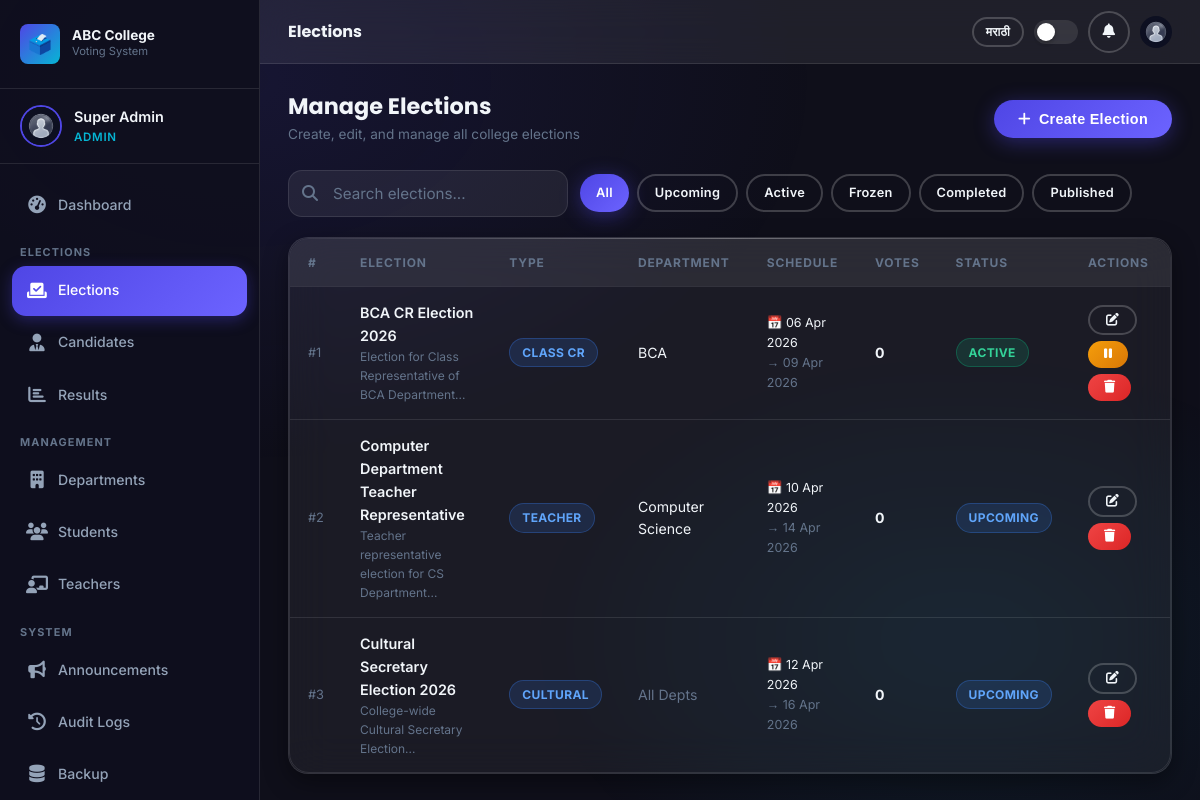
The app's page /admin/elections.php (signed in) with its own data.
### tables this page shows
CREATE TABLE IF NOT EXISTS `elections` (
  `id` INT UNSIGNED NOT NULL AUTO_INCREMENT,
  `title` VARCHAR(255) NOT NULL,
  `election_type` ENUM('student','teacher','hod','cr','cultural','sports','general') NOT NULL DEFAULT 'student',
  `department_id` INT UNSIGNED DEFAULT NULL COMMENT 'NULL = all departments',
  `description` TEXT DEFAULT NULL,
  `banner_image` VARCHAR(255) DEFAULT NULL,
  `start_datetime` DATETIME NOT NULL,
  `end_datetime` DATETIME NOT NULL,
  `status` ENUM('upcoming','active','frozen','completed','published') DEFAULT 'upcoming',
  `is_result_published` TINYINT(1) DEFAULT 0,
  `created_by` INT UNSIGNED DEFAULT NULL,
  `created_at` TIMESTAMP DEFAULT CURRENT_TIMESTAMP,
  `updated_at` TIMESTAMP DEFAULT CURRENT_TIMESTAMP ON UPDATE CURRENT_TIMESTAMP,
  PRIMARY KEY (`id`)
);

CREATE TABLE IF NOT EXISTS `departments` (
  `id` INT UNSIGNED NOT NULL AUTO_INCREMENT,
  `name` VARCHAR(150) NOT NULL,
  `code` VARCHAR(20) NOT NULL UNIQUE,
  `description` TEXT DEFAULT NULL,
  `is_active` TINYINT(1) DEFAULT 1,
  `created_at` TIMESTAMP DEFAULT CURRENT_TIMESTAMP,
  PRIMARY KEY (`id`)
);

### admin/elections.php (the view, shortened to what this page needs)
<?php
require_once __DIR__ . '/../includes/auth.php';
$filter   = $_GET['status'] ?? 'all';
$search   = trim($_GET['q'] ?? '');
$where  = ['1=1'];
$params = [];
$sql = "SELECT e.*, d.name as dept_name, COUNT(v.vote_id) as vote_count
        FROM elections e
        LEFT JOIN departments d ON e.department_id=d.id
        LEFT JOIN votes v ON v.election_id=e.id
        WHERE " . implode(' AND ',$where) . "
        GROUP BY e.id ORDER BY e.created_at DESC";
$stmt = $pdo->prepare($sql);
$stmt->execute($params);
$elections = $stmt->fetchAll();
require_once __DIR__ . '/../includes/dashboard_header.php';
$electionTypes = ['student'=>'Student','teacher'=>'Teacher','hod'=>'HOD','cr'=>'Class CR','cultural'=>'Cultural','sports'=>'Sports','general'=>'General'];
$statusBadges  = ['upcoming'=>'badge-info','active'=>'badge-success','frozen'=>'badge-warning','completed'=>'badge-default','published'=>'badge-purple'];
?>
<div style="display:flex;align-items:center;justify-content:space-between;margin-bottom:24px;flex-wrap:wrap;gap:12px">
  <div>
    <h2 style="font-size:1.4rem;margin-bottom:4px">Manage Elections</h2>
    <p style="color:var(--text-muted);font-size:0.85rem">Create, edit, and manage all college elections</p>
  </div>
  <button class="btn btn-primary" data-modal-open="createElectionModal">
    <i class="fas fa-plus"></i> Create Election
  </button>
</div>
<div class="filter-row">
  <div class="search-bar" style="max-width:280px">
    <form method="GET" style="position:relative">
      <i class="fas fa-search search-icon" style="position:absolute;left:14px;top:50%;transform:translateY(-50%);color:var(--text-muted)"></i>
      <input type="text" name="q" class="form-control" placeholder="Search elections..." value="<?= htmlspecialchars($search) ?>" style="padding-left:44px">
    </form>
  </div>
  <div style="display:flex;gap:8px;flex-wrap:wrap">
    <?php foreach (['all'=>'All','upcoming'=>'Upcoming','active'=>'Active','frozen'=>'Frozen','completed'=>'Completed','published'=>'Published'] as $k=>$v): ?>
      <a href="?status=<?= $k ?>" class="btn btn-sm <?= $filter===$k ? 'btn-primary' : 'btn-outline' ?>"><?= $v ?></a>
    <?php endforeach; ?>
  </div>
</div>
<div class="glass-card" style="padding:0;overflow:hidden">
  <div class="table-wrapper">
    <table class="table">
      <thead>
        <tr>
          <th>#</th>
          <th>Election</th>
          <th>Type</th>
          <th>Department</th>
          <th>Schedule</th>
          <th>Votes</th>
          <th>Status</th>
          <th>Actions</th>
        </tr>
      </thead>
      <tbody>
        <?php foreach ($elections as $i => $e): ?>
          <tr class="searchable-row">
            <td style="color:var(--text-muted);font-size:0.8rem">#<?= $e['id'] ?></td>
            <td>
              <div style="font-weight:600;font-size:0.9rem"><?= htmlspecialchars($e['title']) ?></div>
              <?php if ($e['description']): ?>
                <div style="font-size:0.75rem;color:var(--text-muted)"><?= htmlspecialchars(substr($e['description'],0,60)) ?>...</div>
              <?php endif; ?>
            </td>
            <td><span class="badge badge-info"><?= $electionTypes[$e['election_type']] ?? $e['election_type'] ?></span></td>
            <td><?= $e['dept_name'] ? htmlspecialchars($e['dept_name']) : '<span style="color:var(--text-muted)">All Depts</span>' ?></td>
            <td style="font-size:0.78rem">
              <div>📅 <?= date('d M Y', strtotime($e['start_datetime'])) ?></div>
              <div style="color:var(--text-muted)">→ <?= date('d M Y', strtotime($e['end_datetime'])) ?></div>
            </td>
            <td><strong><?= number_format($e['vote_count']) ?></strong></td>
            <td><span class="badge <?= $statusBadges[$e['status']] ?? 'badge-default' ?>"><?= ucfirst($e['status']) ?></span></td>
            <td>
              <div style="display:flex;gap:6px;flex-wrap:wrap">
                <a href="?edit=<?= $e['id'] ?>" class="btn btn-sm btn-outline" title="Edit"><i class="fas fa-edit"></i></a>
                <?php if ($e['status'] === 'active'): ?>
                  <form method="POST" style="display:inline">
                    <button type="submit" class="btn btn-sm btn-warning" title="Freeze" data-confirm="Freeze this election?"><i class="fas fa-pause"></i></button>
                  </form>
                <?php endif; ?>
                <form method="POST" style="display:inline">
                  <button type="submit" class="btn btn-sm btn-danger" title="Delete" data-confirm="Permanently delete this election?"><i class="fas fa-trash"></i></button>
                </form>
              </div>
            </td>
          </tr>
        <?php endforeach; ?>
      </tbody>
    </table>
  </div>
</div>
<?php require_once __DIR__ . '/../includes/dashboard_footer.php'; ?>

### records on screen
elections: id "1", title "BCA CR Election 2026", description "Election for Class Representative of BCA Department", election_type "CLASS CR", department.name "BCA", start_datetime "06 Apr 2026", end_datetime "09 Apr 2026", vote_count "0", status "ACTIVE"
elections: id "2", title "Computer Department Teacher Representative", description "Teacher representative election for CS Department", election_type "TEACHER", department.name "Computer Science", start_datetime "10 Apr 2026", end_datetime "14 Apr 2026", vote_count "0", status "UPCOMING"
elections: id "3", title "Cultural Secretary Election 2026", description "College-wide Cultural Secretary Election", election_type "CULTURAL", shows "All Depts", start_datetime "12 Apr 2026", end_datetime "16 Apr 2026", vote_count "0", status "UPCOMING"

### other values on screen
SITE_SHORT_NAME "ABC College"
$userName "Super Admin"
$roleLabel "ADMIN"
$group['label'] "Dashboard"
$group['section'] "ELECTIONS"
$group['label'] "Elections"
$group['label'] "Candidates"
$group['label'] "Results"
$group['section'] "MANAGEMENT"
$group['label'] "Departments"
$group['label'] "Students"
$group['label'] "Teachers"
$group['section'] "SYSTEM"
$group['label'] "Announcements"
$group['label'] "Audit Logs"
